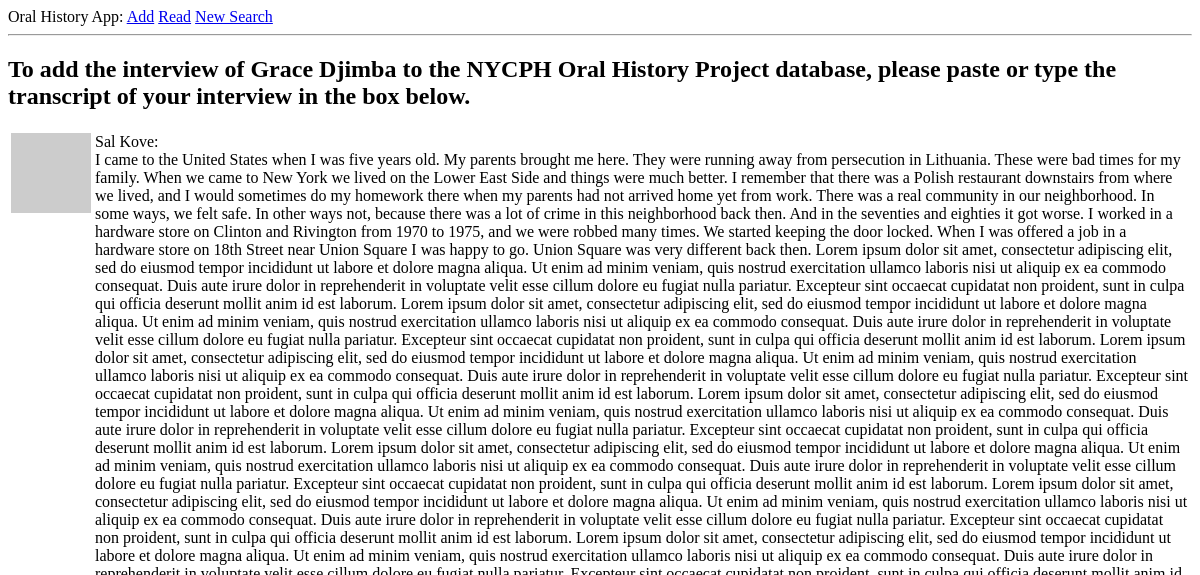
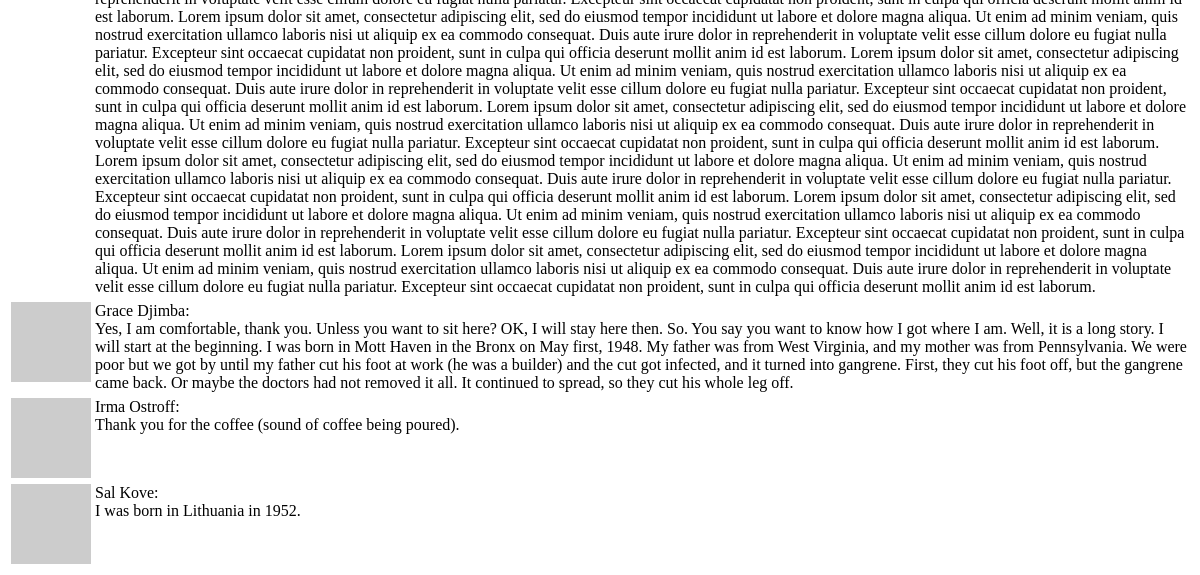
The page /explore (signed in) on the database as committed earlier (2 pictures, top to bottom).
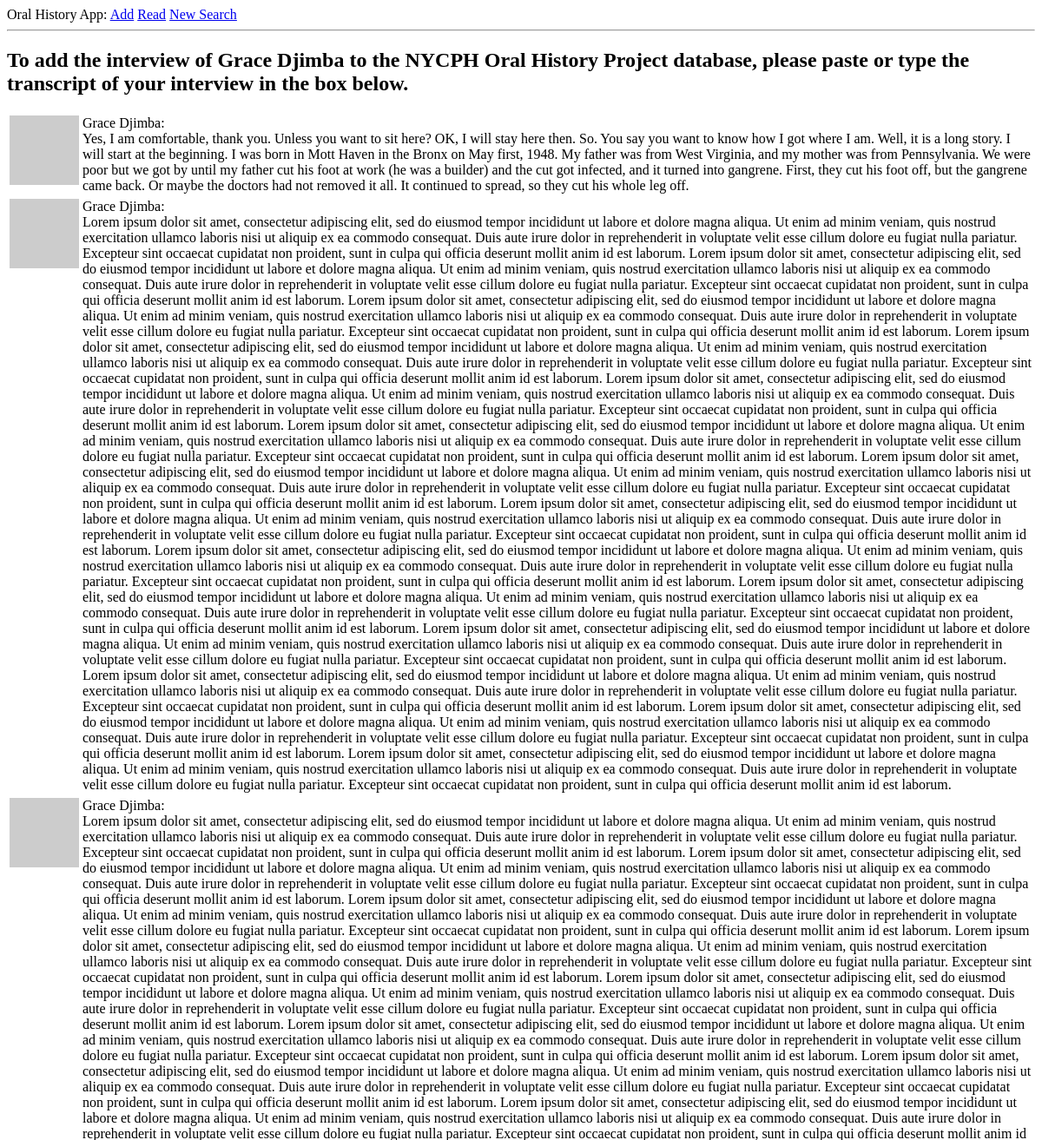
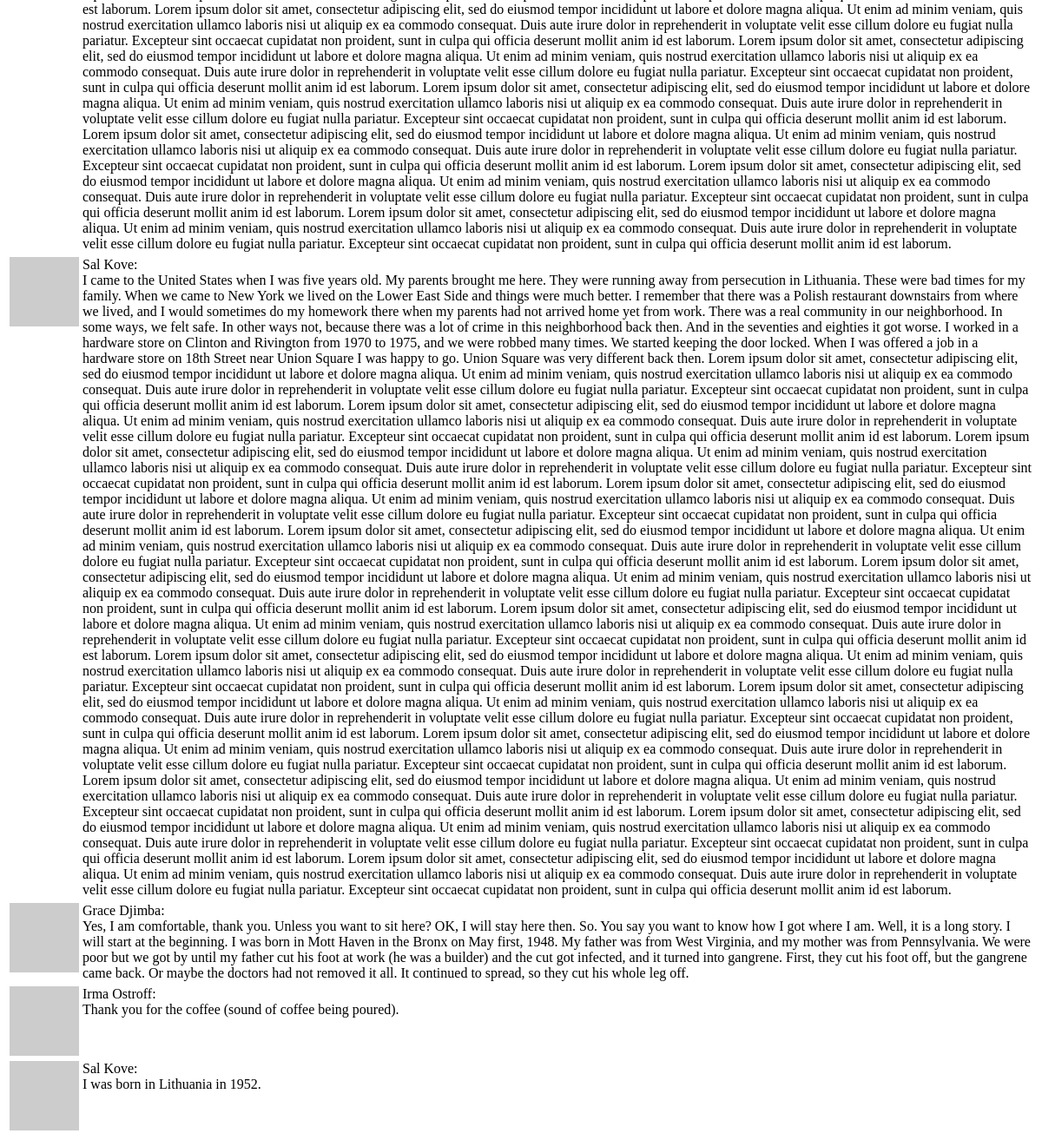
The same page on the database as committed later (2 pictures, top to bottom).
### app/models.py (models this page shows, shortened)
class User(UserMixin, db.Model):
    id = db.Column(db.Integer, primary_key=True)
    username = db.Column(db.String(64), index=True, unique=True)
    email = db.Column(db.String(120), index=True, unique=True)
    password_hash = db.Column(db.String(128))
    posts = db.relationship('Post', backref='author', lazy='dynamic')
    about_me = db.Column(db.String(3000))
    last_seen = db.Column(db.DateTime, default=datetime.utcnow)
    followed = db.relationship(
        'User', secondary=followers,
        primaryjoin=(followers.c.follower_id == id),
        secondaryjoin=(followers.c.followed_id == id),
        backref=db.backref('followers', lazy='dynamic'), lazy='dynamic')
    def avatar(self, size):
        digest = md5(self.email.lower().encode('utf-8')).hexdigest()
        return 'https://www.gravatar.com/avatar/{}?d=identicon&s={}'.format(
            digest, size)

class Post(db.Model):
    id = db.Column(db.Integer, primary_key=True)
    body = db.Column(db.String(10000))
    timestamp = db.Column(db.DateTime, index=True, default=datetime.utcnow)
    user_id = db.Column(db.Integer, db.ForeignKey('user.id'))

### app/routes.py (the view)
@app.route('/explore')
@login_required
def explore():
    page = request.args.get('page', 1, type=int)
    posts = Post.query.order_by(Post.timestamp.desc()).paginate(
        page, app.config['POSTS_PER_PAGE'], False)
    next_url = url_for('explore', page=posts.next_num) \
        if posts.has_next else None
    prev_url = url_for('explore', page=posts.prev_num) \
        if posts.has_prev else None
    return render_template('index.html', title='Explore', posts=posts.items,
                           next_url=next_url, prev_url=prev_url)

### app/models.py (called while the page is built)
@login.user_loader
def load_user(id):
    return User.query.get(int(id))

### app/routes.py (called while the page is built)
@app.before_request
def before_request():
    if current_user.is_authenticated:
        current_user.last_seen = datetime.utcnow()
        db.session.commit()

### app/templates/index.html (shortened to what this page needs)
{% extends "base.html" %}
{% block content %}
    <h2>To add the interview of {{ current_user.username }} to the NYCPH Oral History Project database, please paste or type the transcript of your interview in the box below.</h2>
    {% for post in posts %}
        {% include '_post.html' %}
    {% endfor %}
{% endblock %}

### app/templates/base.html (shortened to what this page needs)
<html>
    <head>
    </head>
    <body>
        <div>
            Oral History App:
            <a href="{{ url_for('index') }}">Add</a>
            {% if current_user.is_anonymous %}
            <a href="{{ url_for('login') }}">Find</a>
            {% else %}
            <a href="{{ url_for('user', username=current_user.username) }}">Read</a>
            <a href="{{ url_for('logout') }}">New Search</a>
            {% endif %}
        </div>
        <hr>
        {% block content %}{% endblock %}
    </body>
</html>

### app/templates/_post.html
<table>
    <tr valign="top">
        <td><img src="{{ post.author.avatar(36) }}"></td>
        <td>{{ post.author.username }}:<br>{{ post.body }}</td>
    </tr>
</table>

Rows that differ between the two databases and show on the page:
added Post: author.username "Grace Djimba", body "Yes, I am comfortable, thank you. Unless you want to sit here? OK, I will stay here then. So. You say you want to know how I got where I am. Well, it is a long story. I will start at the beginning. I was born in Mott Haven in the Bronx on May first, 1948. My father was from West Virginia, and my mother was from Pennsylvania. We were poor but we got by until my father cut his foot at work (he was a builder) and the cut got infected, and it turned into gangrene. First, they cut his foot off, but the gangrene came back. Or maybe the doctors had not removed it all. It continued to spread, so they cut his whole leg off."
added Post: author.username "Grace Djimba", body "Lorem ipsum dolor sit amet, consectetur adipiscing elit, sed do eiusmod tempor incididunt ut labore et dolore magna aliqua. Ut enim ad minim veniam, quis nostrud exercitation ullamco laboris nisi ut aliquip ex ea commodo consequat. Duis aute irure dolor in reprehenderit in voluptate velit esse cillum dolore eu fugiat nulla pariatur. Excepteur sint occaecat cupidatat non proident, sunt in culpa qui officia deserunt mollit anim id est laborum. Lorem ipsum dolor sit amet, consectetur adipiscing elit, sed do eiusmod tempor incididunt ut labore et dolore magna aliqua. Ut enim ad minim veniam, quis nostrud exercitation ullamco laboris nisi ut aliquip ex ea commodo consequat. Duis aute irure dolor…"
added Post: author.username "Grace Djimba", body "Lorem ipsum dolor sit amet, consectetur adipiscing elit, sed do eiusmod tempor incididunt ut labore et dolore magna aliqua. Ut enim ad minim veniam, quis nostrud exercitation ullamco laboris nisi ut aliquip ex ea commodo consequat. Duis aute irure dolor in reprehenderit in voluptate velit esse cillum dolore eu fugiat nulla pariatur. Excepteur sint occaecat cupidatat non proident, sunt in culpa qui officia deserunt mollit anim id est laborum. Lorem ipsum dolor sit amet, consectetur adipiscing elit, sed do eiusmod tempor incididunt ut labore et dolore magna aliqua. Ut enim ad minim veniam, quis nostrud exercitation ullamco laboris nisi ut aliquip ex ea commodo consequat. Duis aute irure dolor…"
